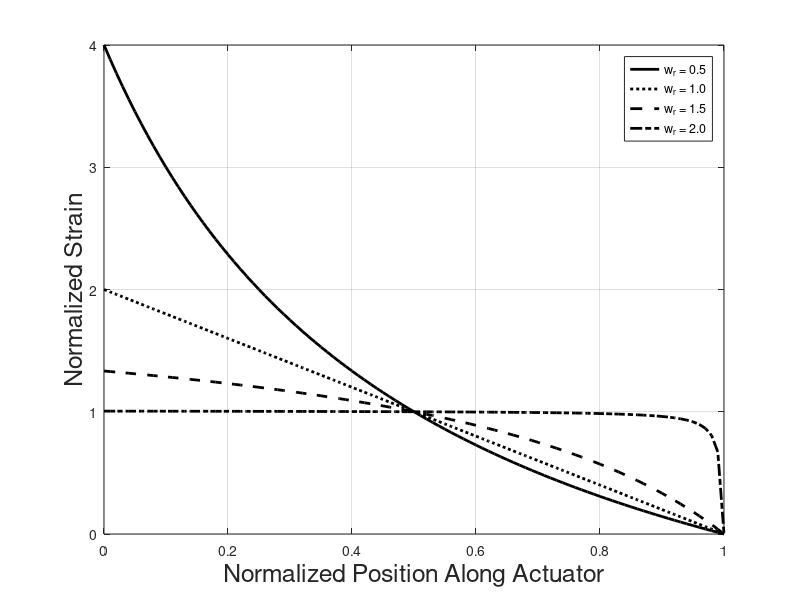
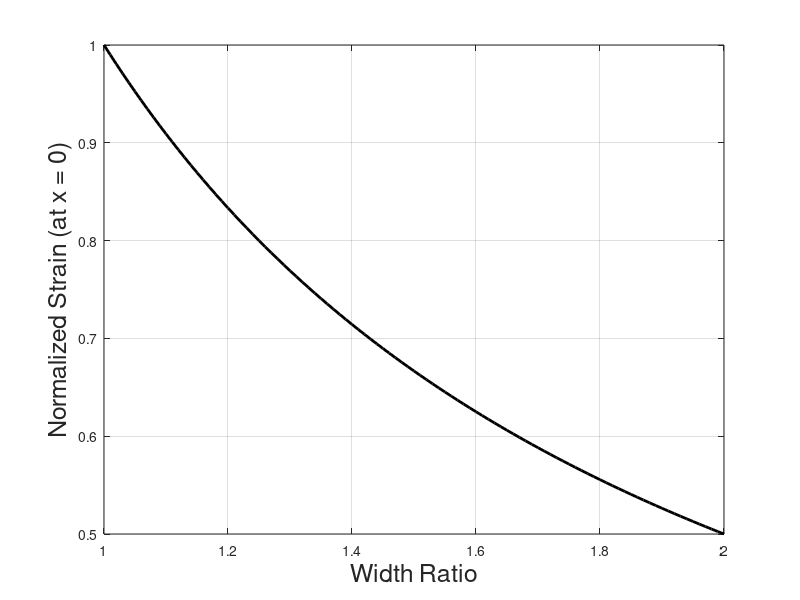

Write MATLAB code to recreate these figures, in order.
close all
clear
clc

E = 200e9;
x = 0:1e-4:10e-3;
F = 100e-3;
l = 10e-3;
h = 200e-6;
wnom = 1e-3;

% for straight actuator
wr = 1;
w = wnom*(2*(1-wr)*x/l + wr);
I = w*h^3/12;
M = F*(l-x);
epsilon_s = M/E./I*(h/2);

% for tapered actuator 1
wr = 0.5;
w = wnom*(2*(1-wr)*x/l + wr);
I = w*h^3/12;
M = F*(l-x);
epsilon_t1 = M/E./I*(h/2);

% for tapered actuator 2
wr = 1.5;
w = wnom*(2*(1-wr)*x/l + wr);
I = w*h^3/12;
M = F*(l-x);
epsilon_t2 = M/E./I*(h/2);

% for tapered actuator 3
wr = 1.99;
w = wnom*(2*(1-wr)*x/l + wr);
I = w*h^3/12;
M = F*(l-x);
epsilon_t3 = M/E./I*(h/2);

midstrain = median(epsilon_t2);
epsilon_t3 = epsilon_t3/midstrain;
epsilon_t2 = epsilon_t2/midstrain;
epsilon_t1 = epsilon_t1/midstrain;
epsilon_s = epsilon_s/midstrain;

figure(1);
set(axes,'Fontsize',12);
plot(x/l,epsilon_t1,'-k', 'LineWidth',2, 'DisplayName','w_r = 0.5');
hold on
plot(x/l,epsilon_s,':k', 'LineWidth',2, 'DisplayName','w_r = 1.0');
plot(x/l,epsilon_t2,'--k', 'LineWidth',2, 'DisplayName','w_r = 1.5');
plot(x/l,epsilon_t3,'-.k', 'LineWidth',2, 'DisplayName','w_r = 2.0');
ylabel('Normalized Strain','Fontsize',18);
xlabel('Normalized Position Along Actuator','Fontsize',18);
% legend('w_r = 0.5','w_r = 1.0','w_r = 1.5','w_r = 2.0');
legend
grid on;

wr = 1:.01:2;
epsilon = 1./wr;
figure(2);
set(axes,'Fontsize',12);
plot(wr,epsilon/max(epsilon),'k', 'LineWidth',2);
ylabel('Normalized Strain (at x = 0)','Fontsize',18);
xlabel('Width Ratio','Fontsize',18);
grid on;